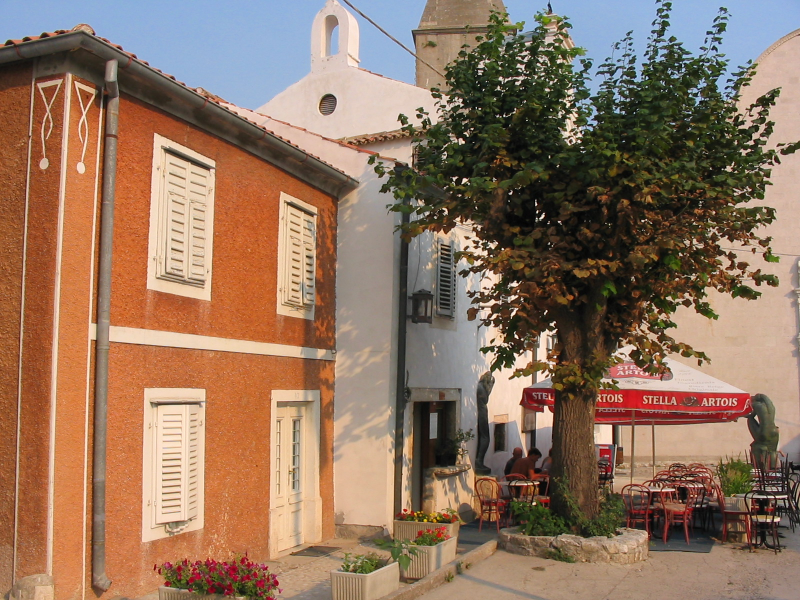
#> input picture 2019A-Procesamiento-digital-de-imagenes/1 Parcial/t1-contraste/a2.jpg, 1600 x 1200 px (shown at 1/2 size)
$ jupyter execute 'T1 Modifica Contraste.ipynb'   (Python 2 division)   (older library calls are emulated)
#> lines starting #> are read from the running program, lines starting #| are printed output that depends on the picture; after the words box and inside, x2 and y2 are one past the last pixel; in counts of white or black regions, pixels touching at a corner belong together; long printed decimals are rounded
[cell 1]
#algunas librerías
from scipy import misc
from scipy import ndimage
import matplotlib.pylab as plt
import numpy as np
#from random import random

[cell 2]
l = misc.imread("a2.jpg")
#> l is the input picture: shape (1200, 1600, 3); mean R, G, B 144.8, 116.1, 95.7
plt.imshow(l)
plt.axis('off')
plt.show()

[cell 3]
l = misc.imread("a2.jpg")
g = 0.2989 * l[:,:,0] + 0.5870 * l[:,:,1] + 0.1140 * l[:,:,2]
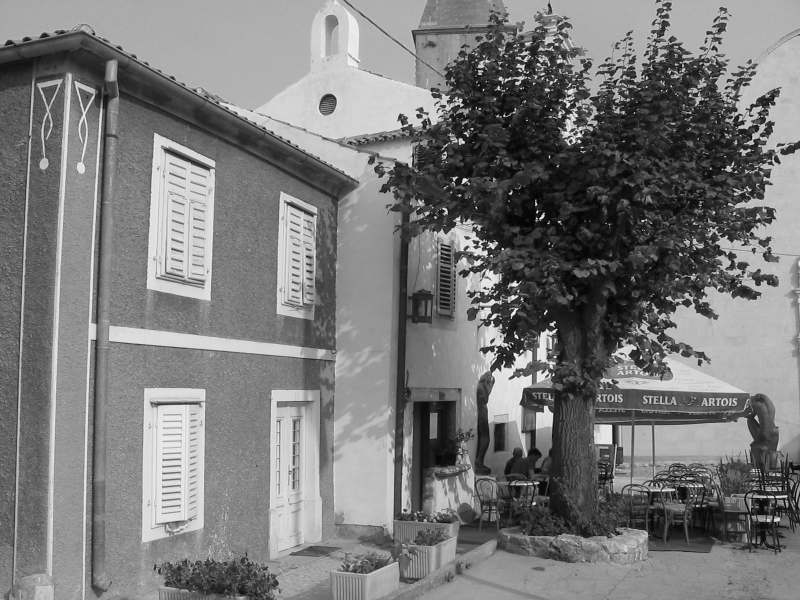
#> g: shape (1200, 1600) float64 (shown at 1/2 size); min 0, max 252.6, mean 122.3
plt.imshow(g, cmap="gray")
plt.axis('off')
plt.show()

# Rango dinámico de una imagen

Para una imagen en escala de grises, definimos el **rango dinámico** de una imagen como la dupla que indica el mínimo y el máximo valor de intensidad en la imagen:

$$[I_{min},\;I_{max}] = [\min (I), \;\max (I)]$$

## Función que identifica el rango dinámico de una imagen

[cell 4]
def rango_din(Im):
    I_min = np.min(Im)
#> I_min = 0
    I_max = np.max(Im)
#> I_max = 252.6

    print (I_min, I_max)
#| 0.0 252.6066

[cell 5]
rango_din(g)

Observa que si se utiliza un byte para registrar el valor de intensidad de un pixel, el máximo rango dinámico es:

$$[0, \;255]$$

## Problemas de contraste

Una imagen presenta problemas de contraste cuando la distribución de sus intensidades no cubre el máximo rango dinámico posible. Cuando se presenta este problema, la imagen puede tener una calidad pobre.

### Transforma el rango de 100 a 200

Para ejemplificar, la siguiente celda cambia el rango dinámico de una imagen y lo restringe al intervalo $[100,\; 200]$

[cell 6]
g_min = np.min(g)
#> g_min = 0
g_max = np.max(g)
#> g_max = 252.6

##########################################
gn = 100+100*(g-g_min)/float(g_max-g_min)
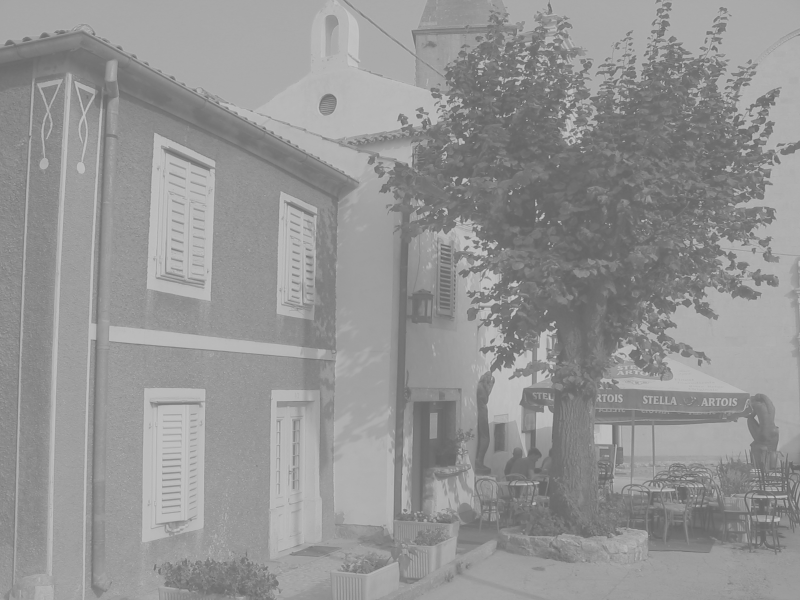
#> gn: shape (1200, 1600) float64 (shown at 1/2 size); min 100, max 200, mean 148.4
##########################################

rango_din(gn)
#| 100.0 200.0

[cell 7]
gn = g

Visualizamos el histograma de frecuencias de ambas imágenes

[cell 8]
h = np.histogram(g, bins=256)
hn = np.histogram(gn, bins=256)

plt.subplot(211)
plt.plot(h[1][0:-1], h[0])
plt.xlim(0,255)

plt.subplot(212)
plt.plot(hn[1][0:-1], hn[0])
plt.xlim(0,255)

plt.show()
#> figure, not shown here; panel 1: curve peaks at x = 176.6, y = 26147; panel 2: curve peaks at x = 176.6, y = 26147

[cell 9]
# modificamos la intensidad de un par de pixeles (datos atípicos)
gn[0,0] = 0
gn[0,1] = 255

[cell 10]
h = np.histogram(g, bins=256)
hn = np.histogram(gn, bins=256)

plt.subplot(211)
plt.plot(h[1][0:-1], h[0])
plt.xlim(0,255)

plt.subplot(212)
plt.plot(hn[1][0:-1], hn[0])
plt.xlim(0,255)

plt.show()
#> figure, not shown here; panel 1: curve peaks at x = 176.3, y = 25809; panel 2: curve peaks at x = 176.3, y = 25809

Comparamos las imágenes

[cell 11]
plt.subplot(121)
plt.imshow(g, cmap="gray")
plt.axis('off')
plt.subplot(122)
plt.imshow(gn, cmap="gray")
plt.axis('off')
plt.show()

Otro ejemplo.

[cell 12]
gn = 100*(g-g_min)/float(g_max-g_min)
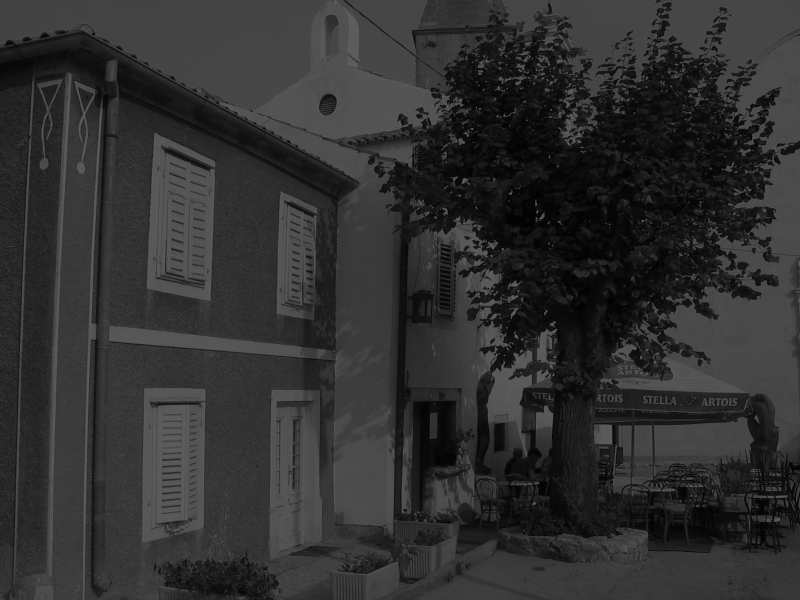
#> gn: shape (1200, 1600) float64 (shown at 1/2 size); min 0, max 100.9, mean 48.4
rango_din(gn)
#| 0.0 100.947
gn[0,0] = 0
gn[0,1] = 255

[cell 13]
h = np.histogram(g, bins=256)
hn = np.histogram(gn, bins=256)

plt.subplot(211)
plt.plot(h[1][0:-1], h[0])
plt.xlim(0,255)

plt.subplot(212)
plt.plot(hn[1][0:-1], hn[0])
plt.xlim(0,255)

plt.show()
#> figure, not shown here; panel 1: curve peaks at x = 176.3, y = 25809; panel 2: curve peaks at x = 69.73, y = 55683

[cell 14]
plt.subplot(121)
plt.imshow(g, cmap="gray")
plt.axis('off')
plt.subplot(122)
plt.imshow(gn, cmap="gray")
plt.axis('off')
plt.show()

## Transformación del rango

Si una imagen no hace uso completo de su rango dinámico, se puede aplicar una transformación lineal para reescalarlo. Un ejemplo es la siguiente:

$$I'[r,c] = 255\frac{I[r,c]-I_{min}}{I_{max}-I_{min}}$$

[cell 15]
gn = 100*(g-g_min)/float(g_max-g_min)
rango_din(gn)
#| 0.0 100.947

[cell 16]
g_min = np.min(gn)
g_max = np.max(gn)
#> g_max = 100.9

######################################
g_t = 255*(gn-g_min)/(g_max-g_min)
######################################

[cell 17]
rango_din(g_t)
#| 0.0 255.000

[cell 18]
h = np.histogram(gn, bins=256)
hn = np.histogram(g_t, bins=256)

plt.subplot(211)
plt.plot(h[1][0:-1], h[0])
plt.xlim(0,255)

plt.subplot(212)
plt.plot(hn[1][0:-1], hn[0])
plt.xlim(0,255)

plt.show()
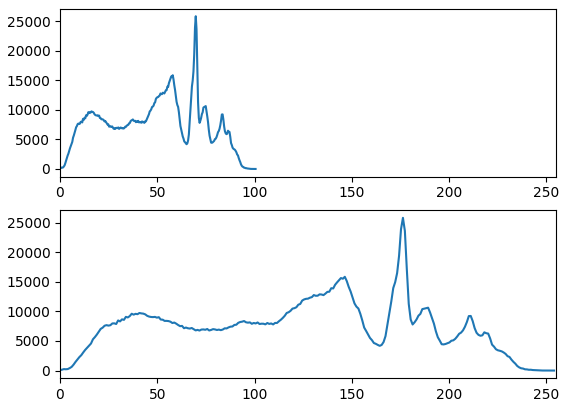
#> figure drawn by matplotlib, 2 panels; panel 1: curve peaks at x = 69.8, y = 25809; panel 2: curve peaks at x = 176.3, y = 25809

[cell 19]
rango_din(gn)
#| 0.0 100.947
gn[0,0] = 255
rango_din(gn)
#| 0.0 255.0

[cell 20]
g_min = np.min(gn)
g_max = np.max(gn)
#> g_max = 255

######################################
g_t = 255*(gn-g_min)/(g_max-g_min)
######################################

[cell 21]
h = np.histogram(gn, bins=256)
hn = np.histogram(g_t, bins=256)

plt.subplot(211)
plt.plot(h[1][0:-1], h[0])
plt.xlim(0,255)

plt.subplot(212)
plt.plot(hn[1][0:-1], hn[0])
plt.xlim(0,255)

plt.show()
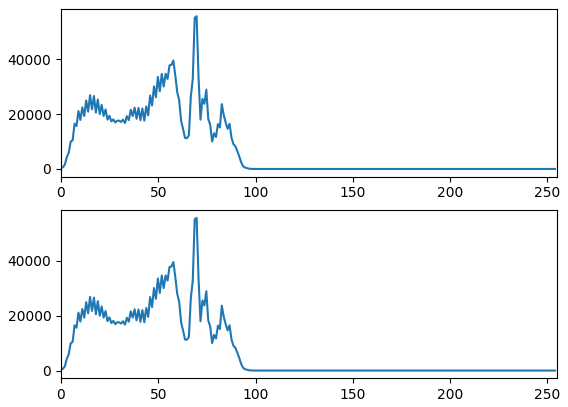
#> figure drawn by matplotlib, 2 panels; panel 1: curve peaks at x = 69.73, y = 55683; panel 2: curve peaks at x = 69.73, y = 55683

El mejoramiento del contraste puede hacerse más robusto si se consideran percentiles de la intensidad en lugar del mínimo o el máximo.

[cell 22]
x = np.random.rand(1000)
print "Mínimo = " + str(np.min(x))
print "Máximo = " + str(np.max(x))
print "Percentil 1 = " + str(np.percentile(x,1))
print "Percentil 99 = " + str(np.percentile(x,99))

# Tarea 1

Si visualizamos la imagen, ademas del histograma, podemos darnos cuenta que efectivamente la transformacion del rango no funciono

[cell 23]
plt.subplot(121)
plt.imshow(gn, cmap="gray")
plt.axis('off')
plt.subplot(122)
plt.imshow(g_t, cmap="gray")
plt.axis('off')
plt.show()

En lugar de usar g_min y g_max usamos los percentiles para hacer más robusto, con el resto de la formula linear todo sigue igual.

[cell 24]
# g_min = np.min(gn)
# g_max = np.max(gn)

g_min = np.percentile(gn,1)
#> g_min = 5.61
g_max = np.percentile(gn,99)
#> g_max = 90.21

######################################
g_t = 255*(gn-g_min)/(g_max-g_min)
######################################

Si visualizamos el histograma de las dos imágenes todo parece correcto, pues el rango dinámico se expandió.

[cell 25]
h = np.histogram(gn, bins=256)
hn = np.histogram(g_t, bins=256)

plt.subplot(211)
plt.plot(h[1][0:-1], h[0])
plt.xlim(0,255)

plt.subplot(212)
plt.plot(hn[1][0:-1], hn[0])
plt.xlim(0,255)

plt.show()
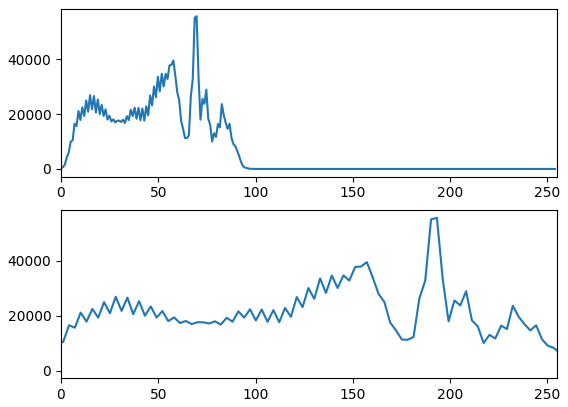
#> figure drawn by matplotlib, 2 panels; panel 1: curve peaks at x = 69.73, y = 55683; panel 2: curve peaks at x = 193.3, y = 55683

Pero al usar los percentiles el rango dinámico se sobre sale del rango que mencionamos antes si se utiliza un byte para registrar el valor de intensidad de un pixel, el máximo rango dinámico es:
$$[0, \;255]$$

[cell 26]
rango_din(g_t)
#| -16.899 751.670

Basta con establecer en 0 los elementos que sean menores a 0, y a 255 los elementos que sean mayores a 255

[cell 27]
ind_neg = g_t < 0
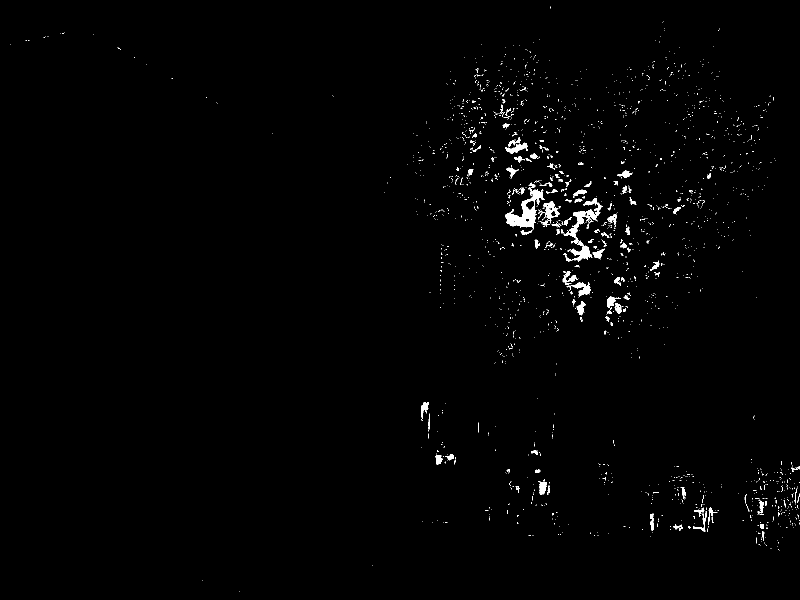
#> ind_neg: shape (1200, 1600) bool (shown at 1/2 size); 1% white; 1956 white regions (1842 under 20 px), largest, box (x1, y1, x2, y2) and area: (1127, 396, 1206, 523) 2267, (1011, 375, 1089, 459) 2256, (1084, 402, 1119, 441) 586
g_t[ind_neg] = 0
ind_may = g_t > 255
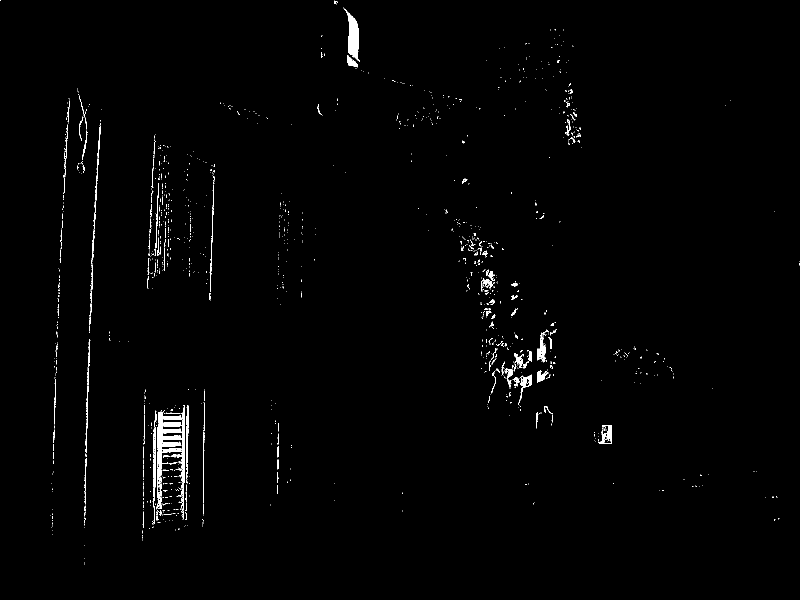
#> ind_may: shape (1200, 1600) bool (shown at 1/2 size); 1% white; 1294 white regions (1172 under 20 px), largest, box (x1, y1, x2, y2) and area: (314, 811, 370, 1039) 4218, (686, 15, 720, 123) 1553, (305, 855, 312, 1015) 538
g_t[ind_may] = 255
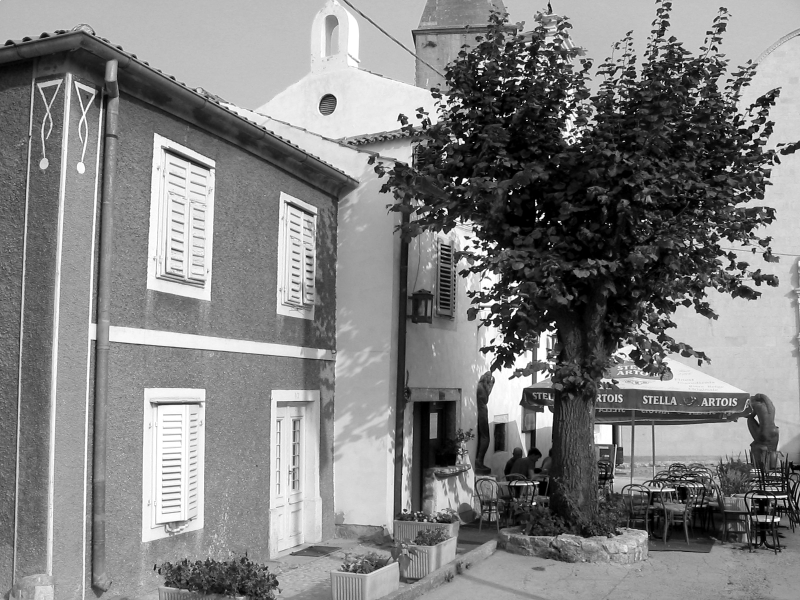
#> g_t: shape (1200, 1600) float64 (shown at 1/2 size); min 0, max 255, mean 129

[cell 28]
# [8 lines of commented-out code are left out]

Si ahora visualizamos el histograma con los cambios se verá exactamente igual. Esto es porque matplotlib ya hace la conversión.

[cell 29]
h = np.histogram(gn, bins=256)
hn = np.histogram(g_t, bins=256)

plt.subplot(211)
plt.plot(h[1][0:-1], h[0])
plt.xlim(0,255)

plt.subplot(212)
plt.plot(hn[1][0:-1], hn[0])
plt.xlim(0,255)

plt.show()
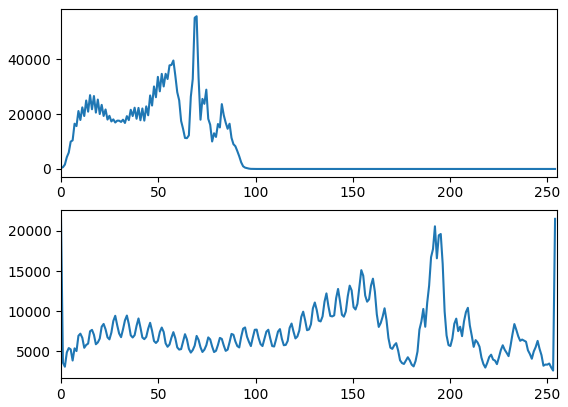
#> figure drawn by matplotlib, 2 panels; panel 1: curve peaks at x = 69.73, y = 55683; panel 2: curve peaks at x = 0, y = 21634

[cell 30]
plt.subplot(121)
plt.imshow(gn, cmap="gray")
plt.axis('off')
plt.subplot(122)
plt.imshow(g_t, cmap="gray")
plt.axis('off')
plt.show()

[cell 31]
rango_din(g_t)
#| 0.0 255.0

$ run again, with 2019A-Procesamiento-digital-de-imagenes/1 Parcial/t1-contraste/a1.png saved as 2019A-Procesamiento-digital-de-imagenes/1 Parcial/t1-contraste/a2.jpg
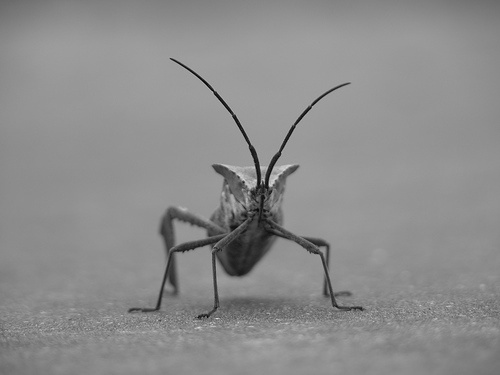
#> input picture 2019A-Procesamiento-digital-de-imagenes/1 Parcial/t1-contraste/a1.png, 500 x 375 px
#> l is the input picture: shape (375, 500, 3); min 0, max 218, mean 140.5
#> I_min = 0
#> I_max = 218
#| 0.0 217.9782
#> `g_min = np.min(g)`: g_min = 0
#> `g_max = np.max(g)`: g_max = 218
#| 100.0 200.0
#| 0.0 116.984
#| 0.0 116.984
#> `g_max = np.max(gn)`: g_max = 117
#| 0.0 255.0
#| 0.0 116.984
#| 0.0 255.0
#> `g_max = np.max(gn)`: g_max = 255
#> `g_min = np.percentile(gn,1)`: g_min = 20.18
#> `g_max = np.percentile(gn,99)`: g_max = 72.94
#| -97.565 1135.083
#> `ind_neg = g_t < 0`:
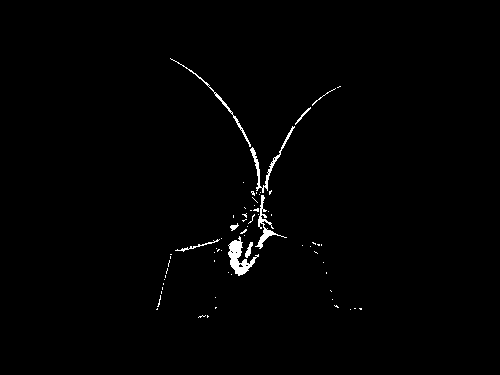
#> ind_neg: shape (375, 500) bool; 0.97% white; 68 white regions (59 under 20 px), largest, box (x1, y1, x2, y2) and area: (228, 236, 259, 276) 481, (250, 126, 295, 193) 332, (255, 195, 287, 249) 305
#> ind_may: shape (375, 500) bool; 0.87% white in thin lines or dots
#> `[cell 29] h = np.histogram(gn, bins=256) hn = np.histogram(g_t, bins=2..`:
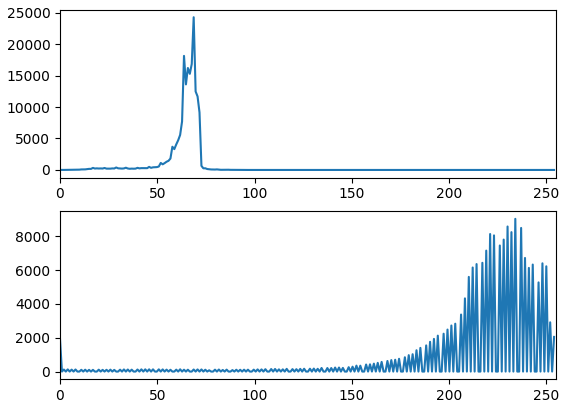
#> figure drawn by matplotlib, 2 panels; panel 1: curve peaks at x = 68.73, y = 24260; panel 2: curve peaks at x = 234.1, y = 9038
#| 0.0 255.0
